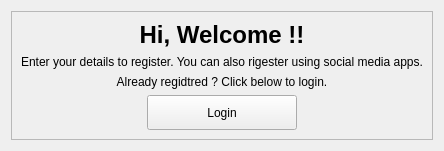
                <widget class="QWidget" name="welcome_signup_pg">
                 <layout class="QVBoxLayout" name="verticalLayout_8">
                  <item alignment="Qt::AlignHCenter|Qt::AlignVCenter">
                   <widget class="QFrame" name="frame_5">
                    <property name="frameShape">
                     <enum>QFrame::StyledPanel</enum>
                    </property>
                    <property name="frameShadow">
                     <enum>QFrame::Raised</enum>
                    </property>
                    <layout class="QVBoxLayout" name="verticalLayout_7">
                     <item>
                      <widget class="QLabel" name="label_7">
                       <property name="maximumSize">
                        <size>
                         <width>16777215</width>
                         <height>16777210</height>
                        </size>
                       </property>
                       <property name="text">
                        <string>&lt;html&gt;&lt;head/&gt;&lt;body&gt;&lt;p align=&quot;center&quot;&gt;&lt;span style=&quot; font-size:18pt; font-weight:600;&quot;&gt;Hi, Welcome !!&lt;/span&gt;&lt;/p&gt;&lt;/body&gt;&lt;/html&gt;</string>
                       </property>
                      </widget>
                     </item>
                     <item>
                      <widget class="QLabel" name="label_8">
                       <property name="text">
                        <string>Enter your details to register. You can also rigester using social media apps.</string>
                       </property>
                       <property name="alignment">
                        <set>Qt::AlignCenter</set>
                       </property>
                      </widget>
                     </item>
                     <item>
                      <widget class="QLabel" name="label_9">
                       <property name="text">
                        <string>Already regidtred ? Click below to login.</string>
                       </property>
                       <property name="alignment">
                        <set>Qt::AlignCenter</set>
                       </property>
                      </widget>
                     </item>
                     <item alignment="Qt::AlignHCenter">
                      <widget class="QPushButton" name="to_login">
                       <property name="minimumSize">
                        <size>
                         <width>150</width>
                         <height>35</height>
                        </size>
                       </property>
                       <property name="maximumSize">
                        <size>
                         <width>150</width>
                         <height>35</height>
                        </size>
                       </property>
                       <property name="cursor">
                        <cursorShape>PointingHandCursor</cursorShape>
                       </property>
                       <property name="text">
                        <string>Login</string>
                       </property>
                      </widget>
                     </item>
                    </layout>
                   </widget>
                  </item>
                 </layout>
                </widget>
